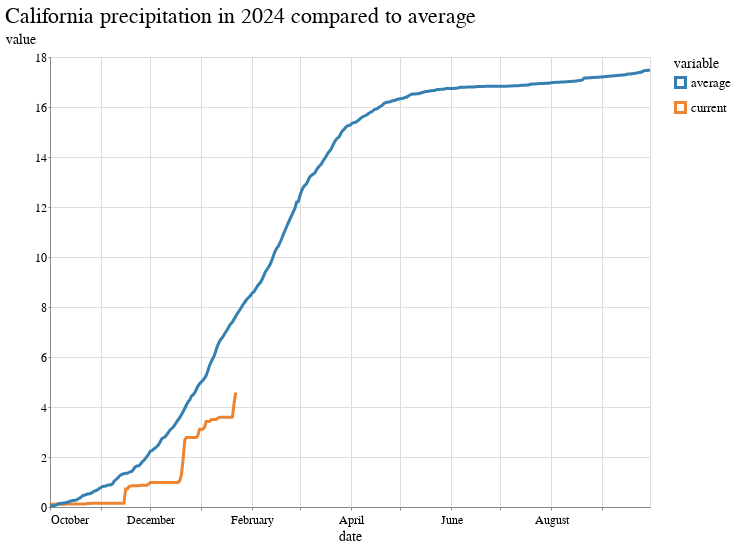

Notebook cell for this chart:
### Code cell
alt.Chart(line_chart).mark_line().encode(
    x="date:T",
    y="value",
    color="variable",
).properties(
    title=f"California precipitation in {today.year} compared to average",
    width=600
)

### Figure 1 — Vega-Lite specification as saved in the notebook (floating-point values rounded to 4 significant figures; data arrays with more than 128 entries replaced by an {"elided": "..."} marker saying what was removed)
{"config": {"view": {"width": 800, "height": 450}, "background": "#ffffff", "title": {"anchor": "start", "font": "BentonGothic-Bold, sans", "fontColor": "#000000", "fontSize": 22, "fontWeight": "normal"}, "arc": {"fill": "#82c6df"}, "area": {"fill": "#82c6df"}, "line": {"stroke": "#82c6df", "strokeWidth": 3}, "path": {"stroke": "#82c6df"}, "rect": {"fill": "#82c6df"}, "shape": {"stroke": "#82c6df"}, "bar": {"fill": "#82c6df"}, "point": {"stroke": "#82c6df"}, "symbol": {"fill": "#82c6df", "size": 30}, "axis": {"titleFont": "BentonGothic-Bold, sans", "titleFontSize": 14, "titleFontWeight": "normal", "labelFont": "BentonGothic, sans", "labelFontSize": 12, "labelFontWeight": "normal"}, "axisX": {"labelAngle": 0, "labelPadding": 4, "tickSize": 3}, "axisY": {"labelBaseline": "middle", "maxExtent": 45, "minExtent": 45, "tickSize": 2, "titleAlign": "left", "titleAngle": 0, "titleX": -45, "titleY": -11}, "legend": {"titleFont": "BentonGothic-Bold, sans", "titleFontSize": 14, "titleFontWeight": "normal", "symbolType": "square", "labelFont": "BentonGothic, sans", "labelFontSize": 13}, "range": {"category": ["#3580b1", "#ec8431", "#ab7fb4", "#c89d29", "#adc839", "#829eb1"], "diverging": ["#e68a4f", "#f4bb6a", "#f9e39c", "#dadfe2", "#a6b7c6", "#849eae"], "heatmap": ["#fbf2c7", "#f9e39c", "#f8d36e", "#f4bb6a", "#e68a4f", "#d15a40", "#ab4232"], "ordinal": ["#fbf2c7", "#f9e39c", "#f8d36e", "#f4bb6a", "#e68a4f", "#d15a40", "#ab4232"], "ramp": ["#fbf2c7", "#f9e39c", "#f8d36e", "#f4bb6a", "#e68a4f", "#d15a40", "#ab4232"]}}, "data": {"name": "data-3903d4df7c42be468889f273d9f9c9af"}, "mark": "line", "encoding": {"color": {"field": "variable", "type": "nominal"}, "x": {"field": "date", "type": "temporal"}, "y": {"field": "value", "type": "quantitative"}}, "title": "California precipitation in 2024 compared to average", "width": 600, "$schema": "https://vega.github.io/schema/vega-lite/v4.17.0.json", "datasets": {"data-3903d4df7c42be468889f273d9f9c9af": {"elided": "732 records"}}}
